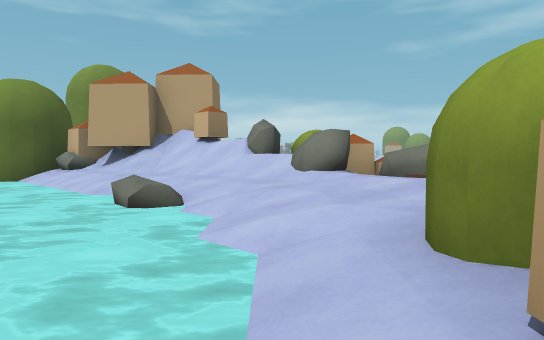
[1] (above)

19 first-person views from a walk through a level from a Godot 3-D game. The camera is 1.2 m above the floor, tilts 2° down and sees 70° across. The floor is counted in squares, 2 m on a side. Each view is taken from the middle of a square. On the plan, view 1 faces up. The plan holds only what a view shows up to about 11 squares ahead; the rest is blank. The place goes on beyond the plan. Some surface patterns are stand-ins.

[2]
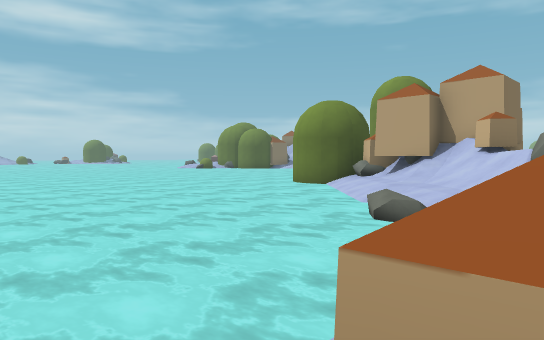

[3]
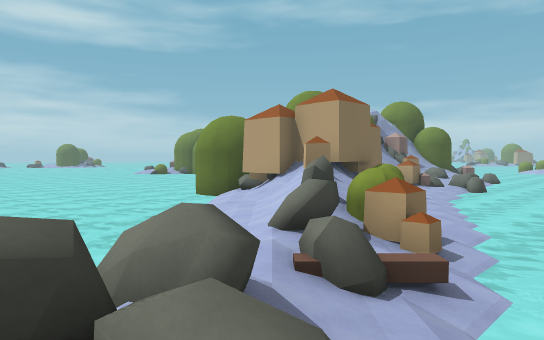

[4]
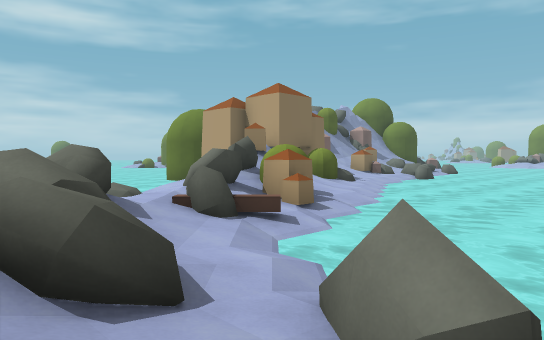

[5]
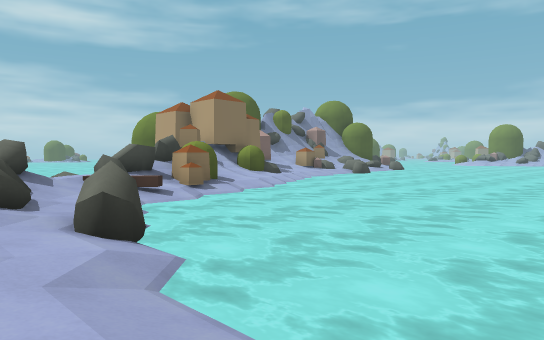

[6]
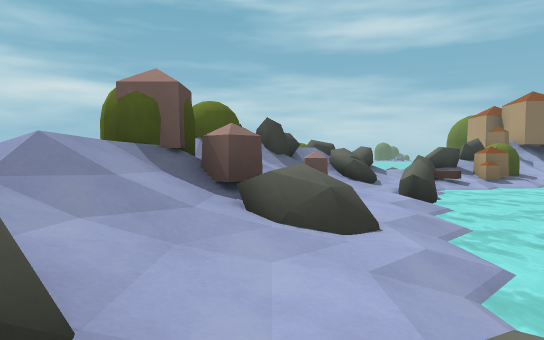

[7]
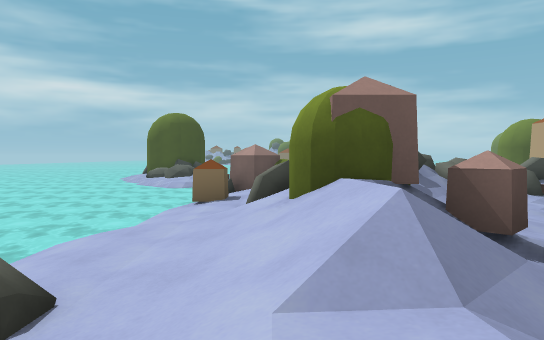

[8]
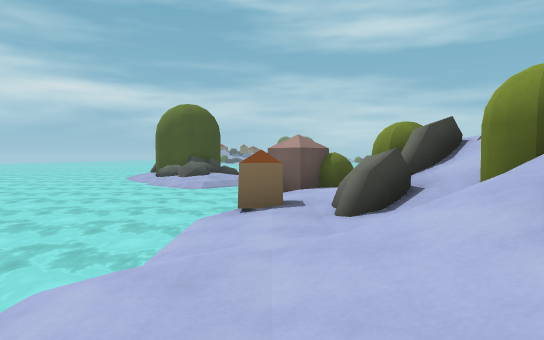

[9]
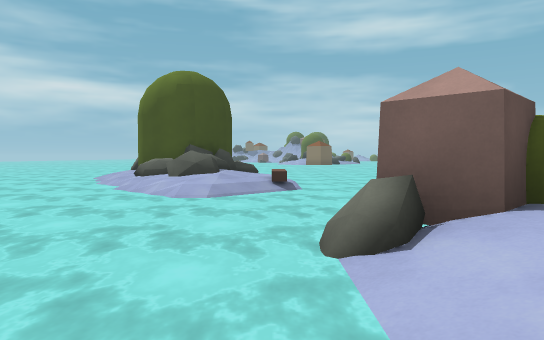

[10]
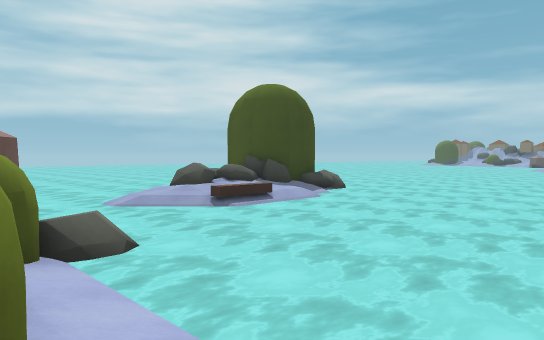

[11]
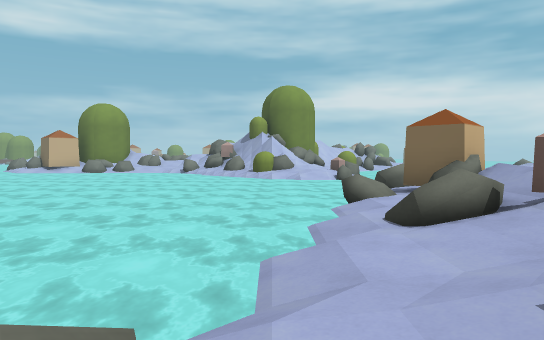

[12]
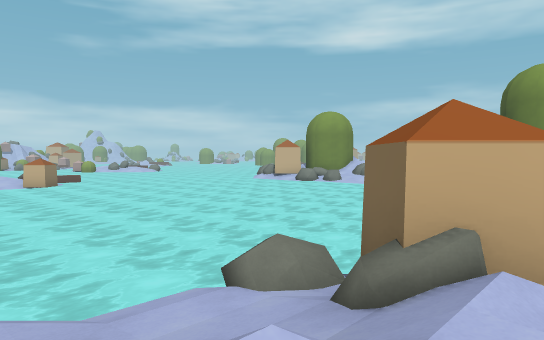

[13]
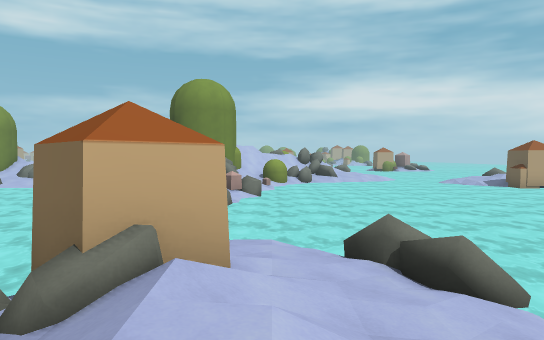

[14]
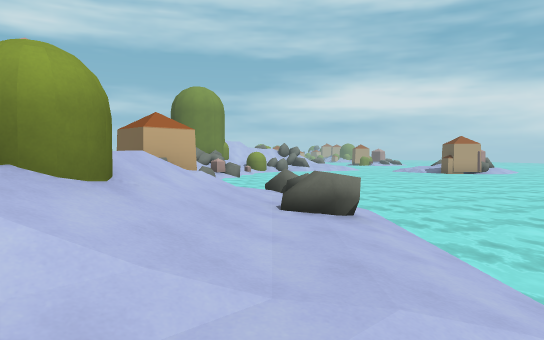

[15]
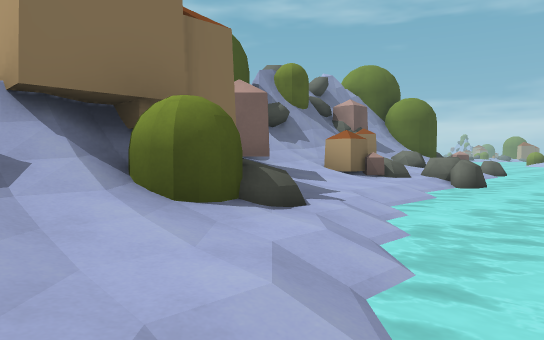

[16]
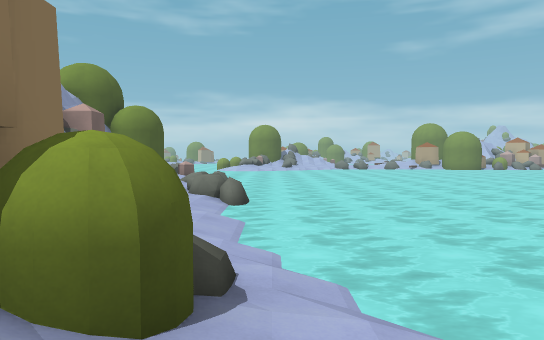

[17]
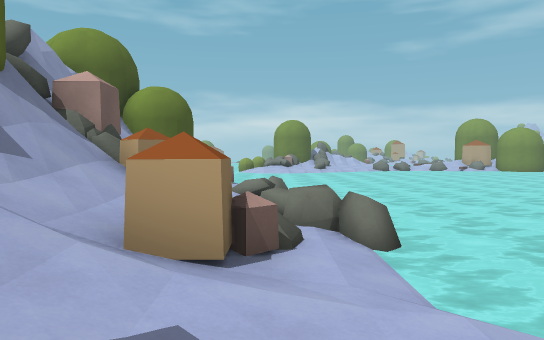

[18]
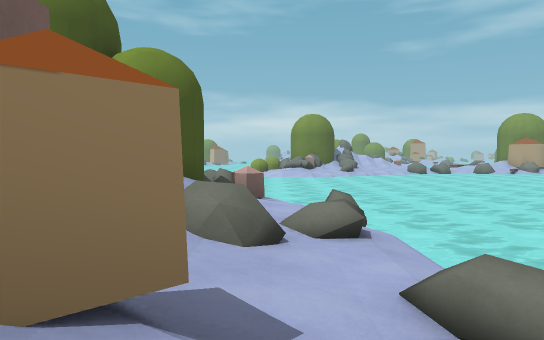

[19]
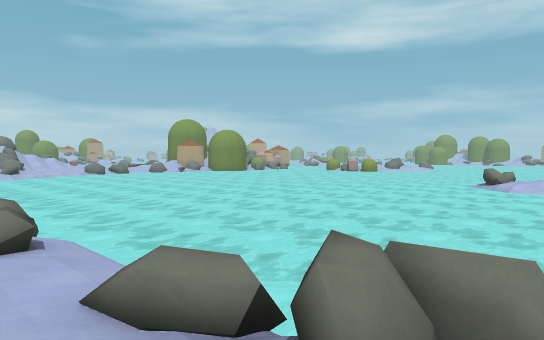

### Floor plan
Key: @ floor where view 1 was taken; # wall or solid block; x gap in a wall; . main floor; : floor 0.25 m higher than the main floor; - floor 0.25 m lower than the main floor; + floor 0.5 m higher than the main floor; / step, stairs or slope; = window, fence, low wall or low ledge; ~ water the walk can cross; ≈ water the walk keeps out of; ^ raised ledge.
Columns run from 10 left of view 1 to 16 right of it. Each row starts with its distance up from view 1.
 28        ≈≈≈≈≈≈≈≈
 27       =≈≈≈≈≈≈≈≈
 26       =≈≈≈≈≈≈≈≈
 25       /#~≈≈≈≈≈≈
 24     ##/.-≈≈≈≈≈≈≈≈
 23     #//.^≈≈≈≈≈≈≈≈≈
 22    # //:/~≈≈≈≈≈≈≈≈≈
 21    #// =/~≈≈≈≈≈≈≈≈≈≈
 20    //#//.~≈≈≈≈≈≈≈≈≈≈^
 19     ///:/~≈≈≈≈≈≈≈≈≈≈^
 18      ##//=≈≈≈≈≈≈≈
 17      #////≈≈≈≈≈≈≈
 16      #/^=-≈≈≈≈≈≈
 15      #//:/~≈≈≈≈  ≈
 14        /:.~≈≈≈≈ ≈≈
 13        #/.-≈≈≈≈≈≈≈
 12         ^//~≈≈≈≈≈≈   ≈
 11    ###  #^.-≈≈≈≈≈≈   ≈≈
 10    #/#^##/:/~≈≈≈≈≈≈  ≈≈≈ ≈≈
  9     ~///#^/.-≈≈≈≈≈≈  ≈≈≈≈≈≈
  8    ≈≈~/:///^/≈≈≈≈≈≈  ≈≈≈≈≈≈
  7   ≈≈≈≈~/:/#^^~≈≈≈≈≈ ≈≈≈≈≈≈≈
  6  ≈≈≈≈≈≈~/:/^.-≈≈≈≈≈≈≈≈≈≈≈≈≈
  5 ≈≈≈≈≈≈≈≈≈/:+=/~≈≈≈≈≈≈≈≈≈≈≈≈
  4 ≈≈≈≈≈≈≈≈≈~/:/./#~≈≈≈≈≈≈≈≈≈≈
  3 ≈≈≈≈≈≈≈≈≈~/:///../-~≈≈≈≈≈≈≈
  2 ≈≈≈≈≈≈≈≈≈≈-#////:..//-~≈≈≈≈
  1 ≈≈≈≈≈≈≈≈≈≈-^  ////^=../-≈≈≈
  0 ≈≈≈≈≈≈≈≈≈≈@: ###^/#//##/-≈≈
 -1 ≈≈≈≈≈≈≈≈≈≈x#::==//////::/~≈
 -2  ≈≈≈≈≈≈≈≈≈≈x./^::::/::./~≈≈
 -3   ≈≈..+≈≈≈≈≈~~--/../ /-≈ ≈≈
 -4   ^####.≈≈≈≈≈≈≈≈≈~~~~~≈≈≈≈≈
 -5     #=#.≈≈≈≈≈≈≈≈≈  ≈≈≈≈≈≈≈≈
 -6     ##≈≈≈≈≈≈≈≈≈     ≈≈≈≈≈≈≈
 -7     #≈≈≈≈≈≈≈≈≈        ≈≈≈≈≈

Where each view was taken, in squares from view 1:
view 1: 0 up, 0 right, facing up
view 2: 0 up, 1 right, facing up-left
view 3: 2 up, 4 right, facing up-left
view 4: 2 up, 6 right, facing up-left
view 5: 2 up, 9 right, facing up-left
view 6: 1 up, 12 right, facing left
view 7: 1 down, 11 right, facing left
view 8: 2 down, 9 right, facing left
view 9: 3 down, 4 right, facing left
view 10: 3 up, 1 right, facing down-left
view 11: 3 up, 5 right, facing right
view 12: 1 down, 9 right, facing up-right
view 13: 1 down, 9 right, facing right
view 14: 2 down, 5 right, facing right
view 15: 9 up, 2 right, facing up-left
view 16: 9 up, 0 right, facing up
view 17: 13 up, 2 left, facing up
view 18: 17 up, 3 left, facing up
view 19: 17 up, 3 left, facing up-right
